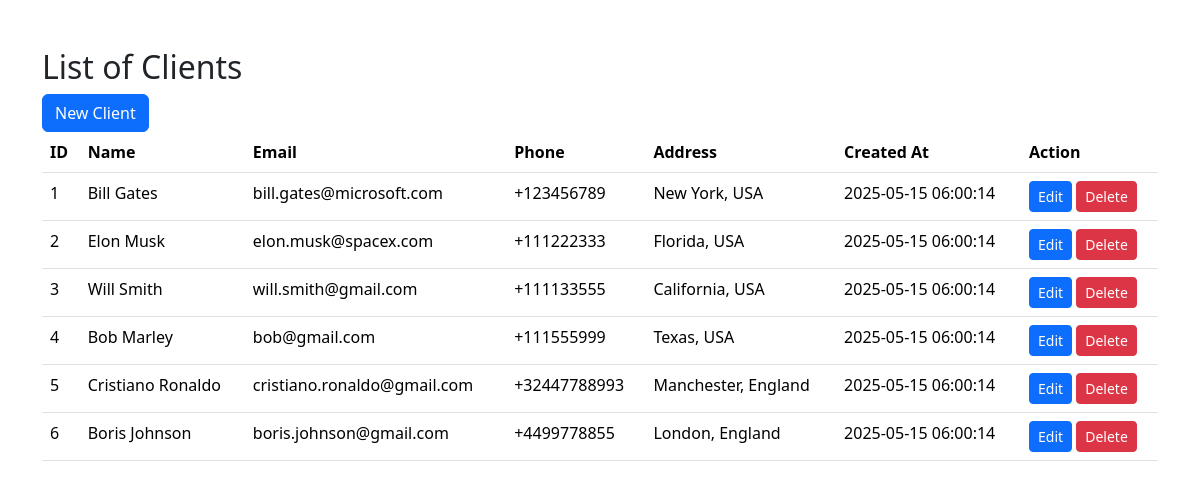
Before: / with the older database file.
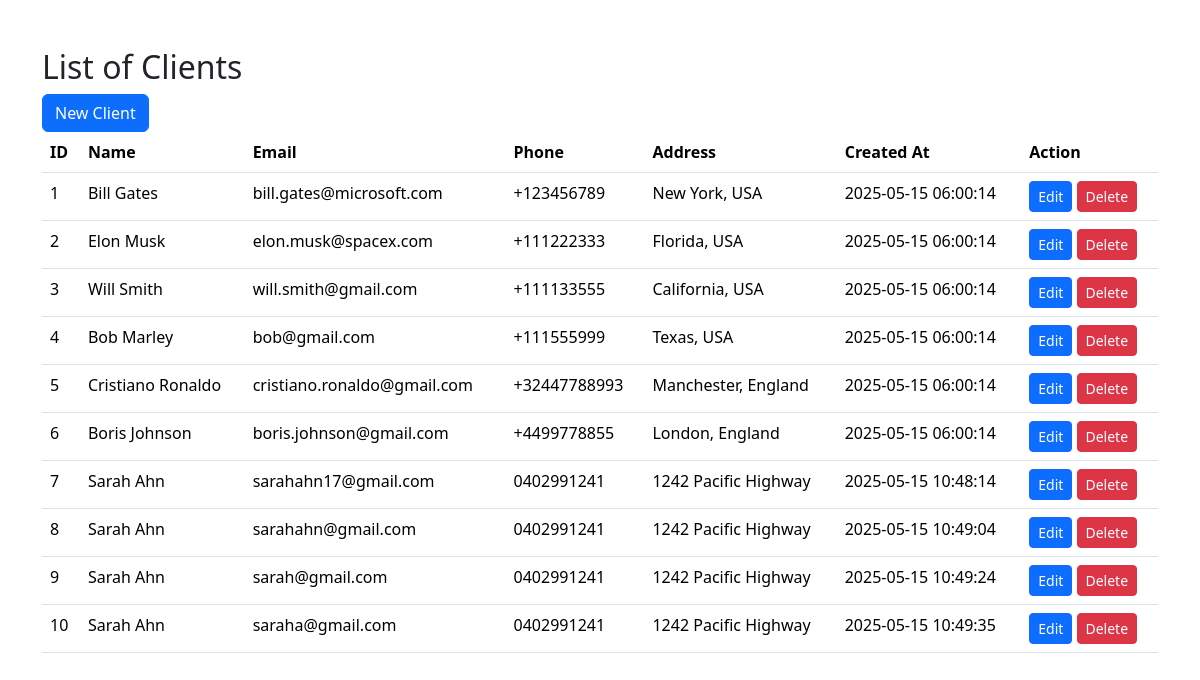
After: the same page with the newer database file.
### tables this page shows
CREATE TABLE clients (
    id INTEGER PRIMARY KEY AUTOINCREMENT,
    name TEXT NOT NULL,
    email TEXT NOT NULL UNIQUE,
    phone TEXT,
    address TEXT,
    created_at DATETIME NOT NULL DEFAULT CURRENT_TIMESTAMP);

### index.php (the view, shortened to what this page needs)
<!DOCTYPE html>
<html lang="en">
<head>
    <link rel="stylesheet" href="https://cdn.jsdelivr.net/npm/bootstrap@5.3.6/dist/css/bootstrap.min.css" rel="stylesheet">
</head>
<body>
    <div class="container my-5">
        <h2>List of Clients</h2>
        <a class="btn btn-primary" href ="create.php" role="button">New Client</a>
        <br>
        <table class="table">
            <thead>
                <tr>
                    <th>ID</th>
                    <th>Name</th>
                    <th>Email</th>
                    <th>Phone</th>
                    <th>Address</th>
                    <th>Created At</th>
                    <th>Action</th>
                </tr>
            </thead>
            <tbody>
            <?php
                try {
                    $connection = new SQLite3("user_info.db");
                } catch (Exception $e) {
                    die("Connection failed: " . $e->getMessage());
                }
                $sql = "SELECT * FROM clients";
                $result = $connection->query($sql);
                while ($row = $result->fetchArray(SQLITE3_ASSOC)) {
                    echo '
                    <tr>
                        <td>' . $row['id'] . '</td>
                        <td>' . $row['name'] . '</td>
                        <td>' . $row['email'] . '</td>
                        <td>' . $row['phone'] . '</td>
                        <td>' . $row['address'] . '</td>
                        <td>' . $row['created_at'] . '</td>
                        <td>
                            <a class="btn btn-primary btn-sm" href="edit.php?id=$row[id]">Edit</a>
                            <a class="btn btn-danger btn-sm" href="delete.php?id=$row[id]">Delete</a>
                        </td>
                    </tr>';
                  }
                ?>
            </tbody>
        </table>
    </div>
</body>
</html>

Changed rows visible on the page:
added clients: id "7", name "Sarah Ahn", email "sarahahn17@gmail.com", phone "0402991241", address "1242 Pacific Highway", created_at "2025-05-15 10:48:14"
added clients: id "8", name "Sarah Ahn", email "sarahahn@gmail.com", phone "0402991241", address "1242 Pacific Highway", created_at "2025-05-15 10:49:04"
added clients: id "9", name "Sarah Ahn", email "sarah@gmail.com", phone "0402991241", address "1242 Pacific Highway", created_at "2025-05-15 10:49:24"
added clients: id "10", name "Sarah Ahn", email "saraha@gmail.com", phone "0402991241", address "1242 Pacific Highway", created_at "2025-05-15 10:49:35"
